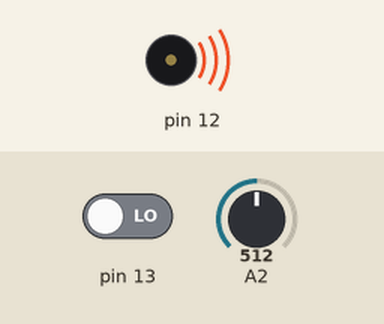
Recording of a sketch running on a simulated Arduino Uno, built with avr-gcc and run on an emulated ATmega328P. Parts: buzzer (waves = sounding). Inputs (shaded band) come from the test bench; at power-on: A2 = 512, pin 13 LOW. What the sketch prints to the serial monitor is not drawn.

Above: at 1.2 s.
1.3 s: A2 set to 315
At 1.8 s:
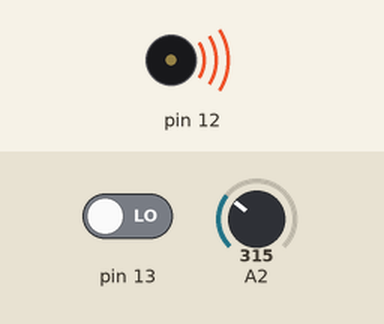
2.8 s: A2 set to 283
At 3.5 s:
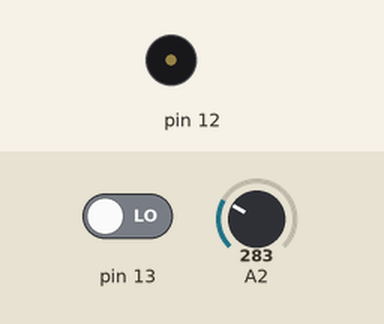
4.3 s: A2 set to 306
At 4.6 s:
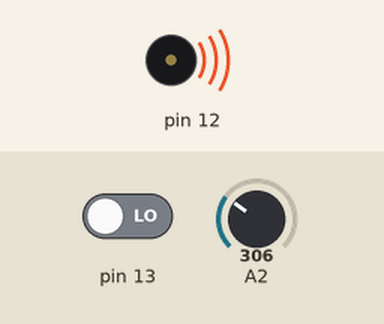
5.8 s: A2 set to 290
At 7.0 s:
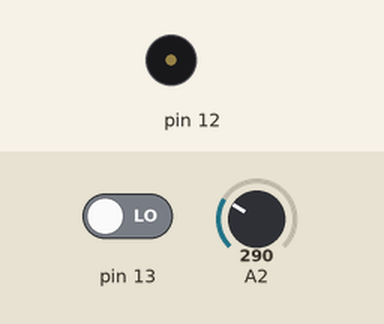
Timing chart, 0 to 8.3 s (numbered marks = the images above; inputs shaded):
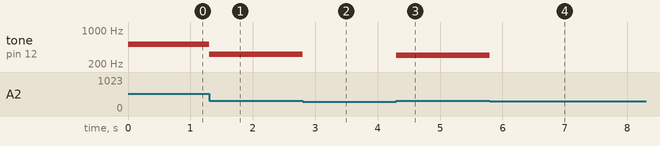

Measured:
- the behaviour switches between 301 and 300 on A2 (found by bisection; images 1 and 2)
- after the input at 1.3 s, tone on pin 12: 512 Hz → 315 Hz at once
- after the input at 2.8 s, tone on pin 12: 315 Hz → silent at once
- after the input at 4.3 s, tone on pin 12: silent → 306 Hz at once
- after the input at 5.8 s, tone on pin 12: 306 Hz → silent at once

The sketch:

breadboard.ino
```cpp
const int buttonPin = 2;
int buttonState = 0;
int potState = 999;
void setup() {
  // put your setup code here, to run once:
  pinMode(13,INPUT);
  pinMode(12,OUTPUT);
  pinMode(2,INPUT);
  Serial.begin(9600);

  Serial.print(potState);
}

void loop() {
  // put your main code here, to run repeatedly:
   buttonState = digitalRead(13);
  potState = analogRead(2);
  if(potState > 300) {
    tone(12, potState);
  }else{
    noTone(12);
  }
  if(buttonState == HIGH) {
    Serial.print(potState);
    Serial.print("\n");
  }
}
```
